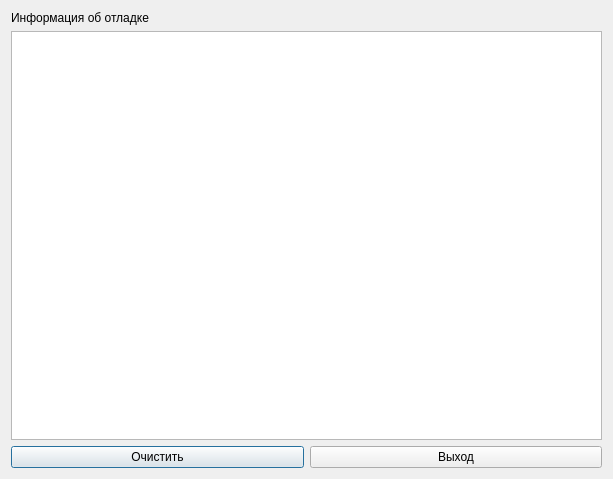
<?xml version="1.0" encoding="UTF-8"?>
<ui version="4.0">
 <class>DebugInfoDialog</class>
 <widget class="QDialog" name="DebugInfoDialog">
  <property name="geometry">
   <rect>
    <x>0</x>
    <y>0</y>
    <width>613</width>
    <height>479</height>
   </rect>
  </property>
  <property name="windowTitle">
   <string>Информация об отладке</string>
  </property>
  <property name="windowIcon">
   <iconset resource="images.qrc">
    <normaloff>:/images/outcall-logo.png</normaloff>:/images/outcall-logo.png</iconset>
  </property>
  <layout class="QVBoxLayout" name="verticalLayout">
   <item>
    <widget class="QLabel" name="label">
     <property name="text">
      <string>Информация об отладке</string>
     </property>
    </widget>
   </item>
   <item>
    <widget class="QPlainTextEdit" name="textEdit"/>
   </item>
   <item>
    <layout class="QHBoxLayout" name="horizontalLayout">
     <item>
      <widget class="QPushButton" name="clear">
       <property name="text">
        <string>Очистить</string>
       </property>
      </widget>
     </item>
     <item>
      <widget class="QPushButton" name="exit">
       <property name="text">
        <string>Выход</string>
       </property>
      </widget>
     </item>
    </layout>
   </item>
  </layout>
 </widget>
 <resources>
  <include location="images.qrc"/>
 </resources>
 <connections/>
</ui>
